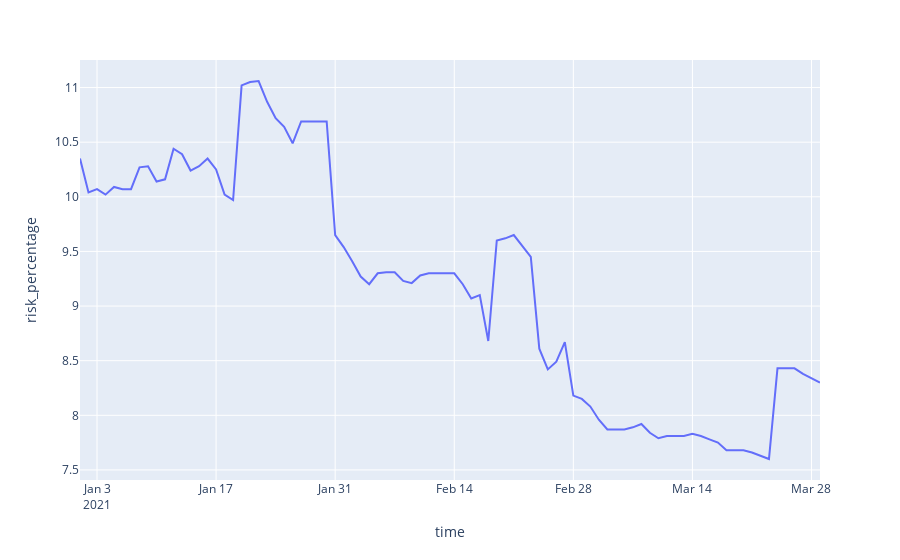

Notebook code cell kept with this figure:
### Code cell
import plotly.express as px

fig = px.line(ts_data, x="time", y="risk_percentage")
fig.show()
